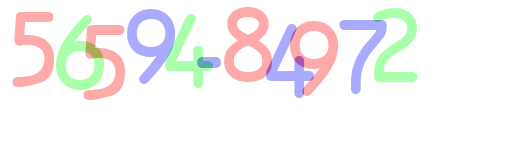
#> input picture Captcha_Hacking/3.png, 510 x 150 px, given in place of busan.jpg, which was not available
$ jupyter execute OpenCV_threshold.ipynb   (text cells are left out)
#> lines starting #> are read from the running program, lines starting #| are printed output that depends on the picture; after the words box and inside, x2 and y2 are one past the last pixel; in counts of white or black regions, pixels touching at a corner belong together; pictures that were not available may be replaced by others from this repository, and a replacement may not be noted
[cell 1]
from google.colab import files
uploaded = files.upload()
#> the answer given: 3.png

[cell 2]
import cv2
import matplotlib.pyplot as plt

image = cv2.imread('busan.jpg',cv2.IMREAD_GRAYSCALE)
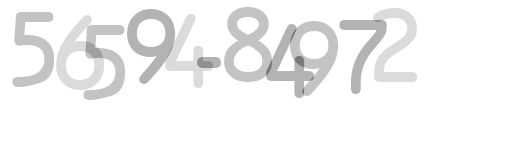
#> image: shape (150, 510); min 120, max 255, mean 243.9

images = []
ret, thres1 = cv2.threshold(image,127,255,cv2.THRESH_BINARY)
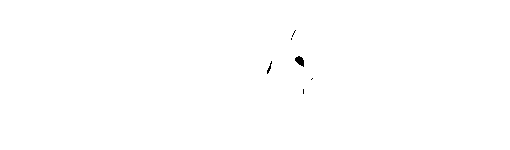
#> thres1: shape (150, 510); 99.9% white; 6 black regions (4 under 20 px), largest, box (x1, y1, x2, y2) and area: (295, 56, 304, 67) 63, (267, 61, 272, 74) 23
ret, thres2 = cv2.threshold(image,127,255,cv2.THRESH_BINARY_INV)
ret, thres3 = cv2.threshold(image,127,255,cv2.THRESH_TRUNC)
ret, thres4 = cv2.threshold(image,127,255,cv2.THRESH_TOZERO)
ret, thres5 = cv2.threshold(image,127,255,cv2.THRESH_TOZERO_INV)
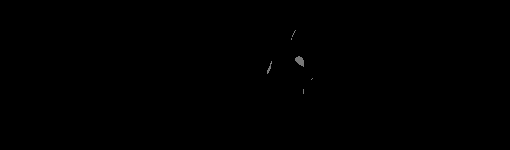
#> thres5: shape (150, 510); min 0, max 127, mean 0.2
images.append(thres1)
images.append(thres2)
images.append(thres3)
images.append(thres4)
images.append(thres5)
for i in images:
  plt.imshow(cv2.cvtColor(i,cv2.COLOR_GRAY2RGB))
  plt.show()
#> this loop made 5 passes

[cell 3]
from google.colab import files
uploaded = files.upload()
#> the answer given: 4.png

[cell 4]
import cv2
image = cv2.imread('graph.png',cv2.IMREAD_GRAYSCALE)
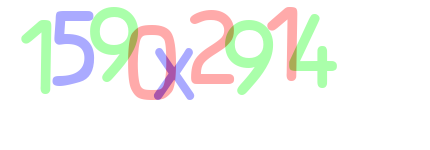
#> input picture Captcha_Hacking/4.png, 430 x 150 px, given in place of graph.png, which was not available
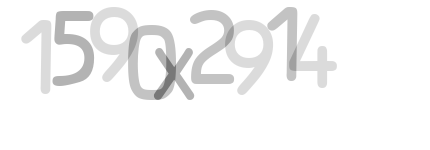
#> image: shape (150, 430); min 120, max 255, mean 245.4
ret, thres1 = cv2.threshold(image,127,255,cv2.THRESH_BINARY)
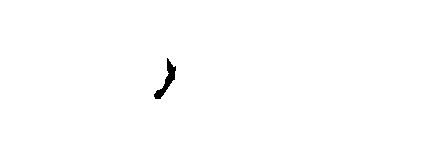
#> thres1: shape (150, 430); 99.6% white; 1 black region, box (x1, y1, x2, y2) and area: (154, 58, 176, 99) 280
thres2 = cv2.adaptiveThreshold(image,255,cv2.ADAPTIVE_THRESH_MEAN_C,cv2.THRESH_BINARY,21,3)
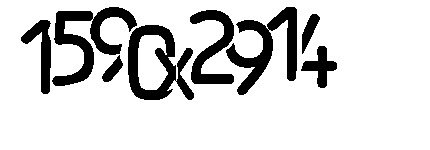
#> thres2: shape (150, 430); 83.9% white; 8 black regions, largest, box (x1, y1, x2, y2) and area: (52, 7, 137, 86) 2341, (226, 7, 297, 95) 2293, (128, 25, 194, 100) 2220

plt.imshow(cv2.cvtColor(image,cv2.COLOR_GRAY2RGB))
plt.show()

plt.imshow(cv2.cvtColor(thres1,cv2.COLOR_GRAY2RGB))
plt.show()

plt.imshow(cv2.cvtColor(thres2,cv2.COLOR_GRAY2RGB))
plt.show()
